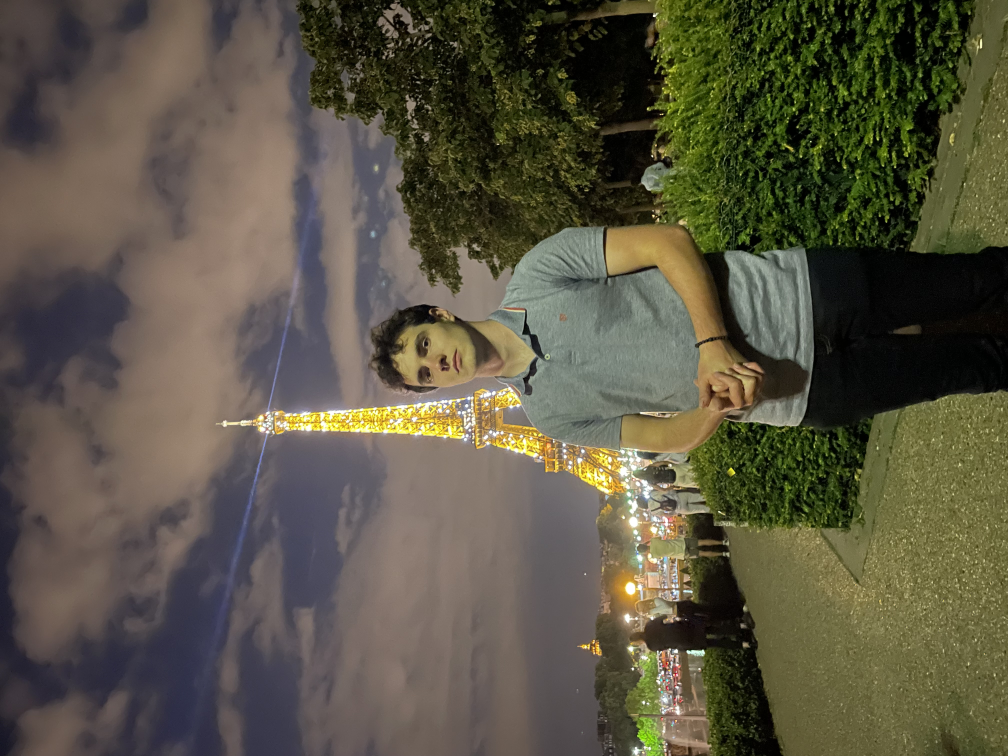
#> input picture dataset/antoine/IMG_5099.JPG, 4032 x 3024 px, given in place of antoine, which was not available (shown at 1/4 size)
$ python face_training.py
#> lines starting #> are read from the running program, lines starting #| are printed output that depends on the picture
import cv2
import numpy as np
from PIL import Image
import os

path = 'dataset'

recognizer = cv2.face.LBPHFaceRecognizer_create()
detector= cv2.CascadeClassifier("/cascades/haarcascade_frontalface_default.xml")


def getImagesAndLabels(path) :

#> called with path = 'dataset'
  images_path = [os.path.join(path, f) for f in os.listdir(path)]
  faceSamples = []
  ids = []


  for imagePath in images_path :
    PIL_img = Image.open(imagePath).convert('L')  # convert to grayscale
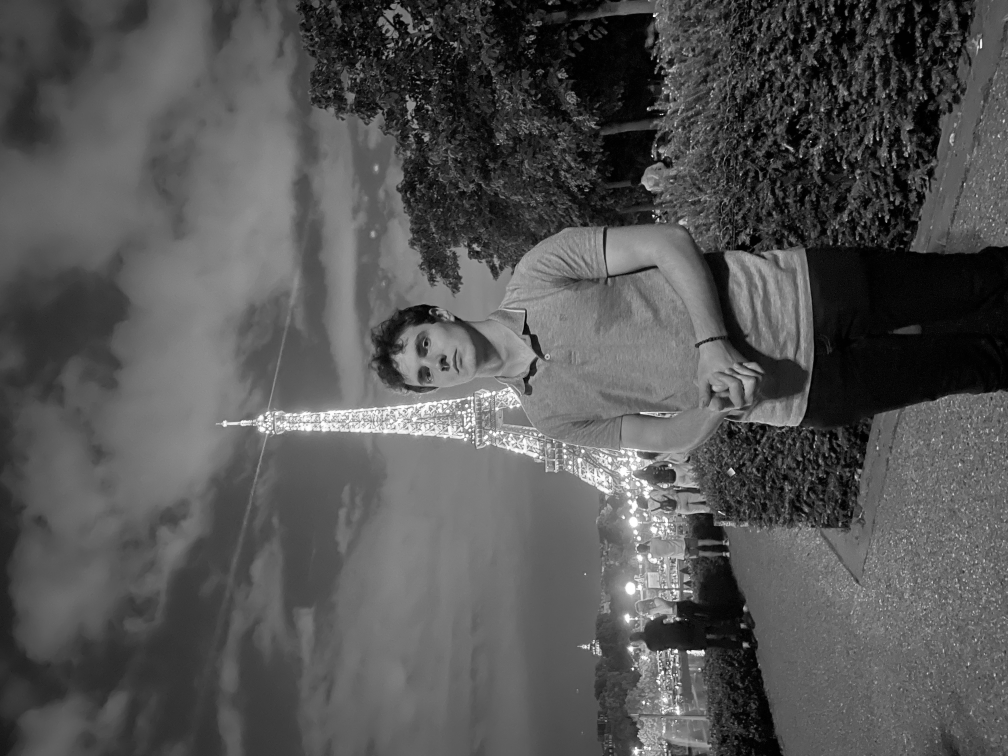
#> PIL_img: PIL image 4032x3024 L (shown at 1/4 size); min 0, max 255, mean 84.5
    img_numpy = np.array(PIL_img,'uint8')

#> (the run stopped early here; a loop or call above may not have finished)

$ run again, on dataset/messi/VAWMUUFIDFCHPGXTC4JYPNC22Q.jpg
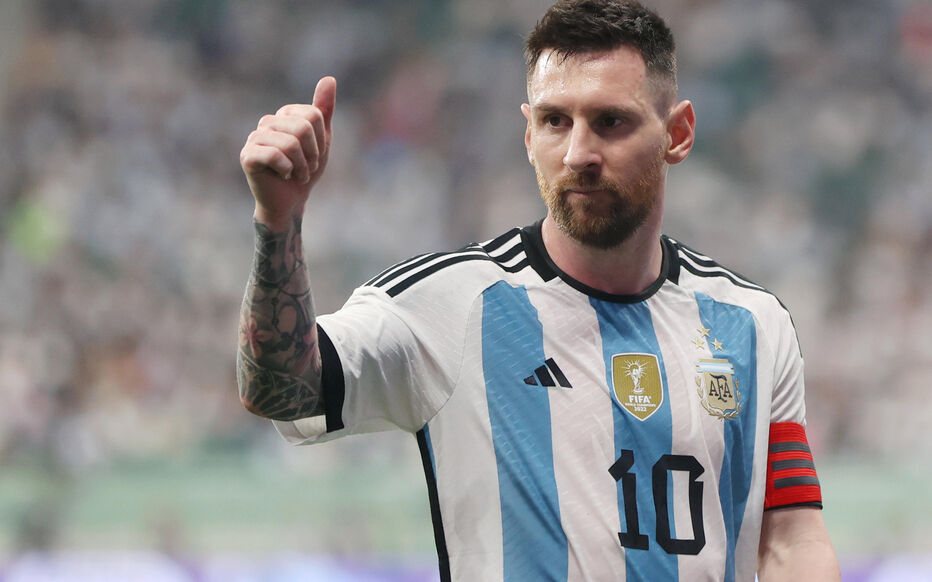
#> input picture dataset/messi/VAWMUUFIDFCHPGXTC4JYPNC22Q.jpg, 932 x 582 px, given in place of antoine, which was not available
#> in getImagesAndLabels, `PIL_img = Image.open(imagePath).convert('L')`:
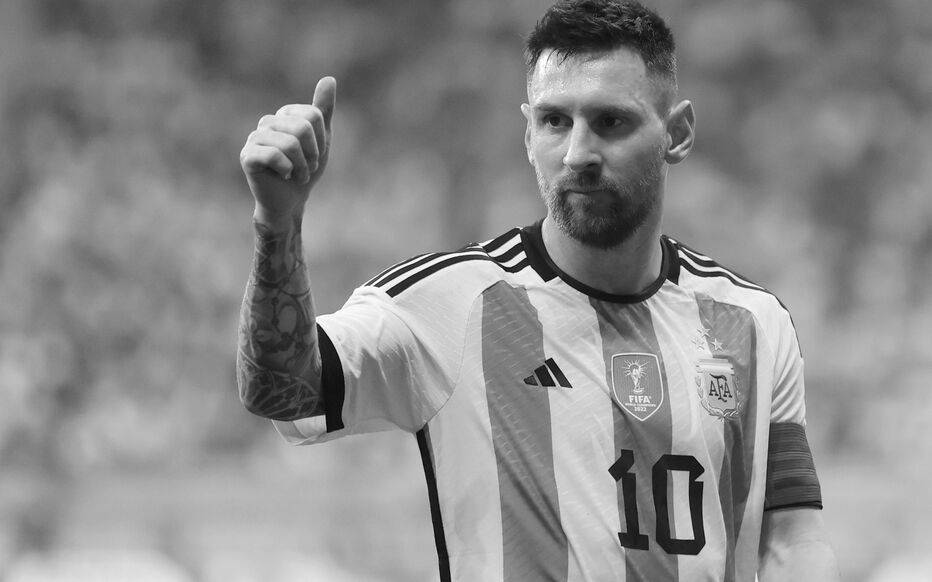
#> PIL_img: PIL image 932x582 L; min 0, max 255, mean 138.4
